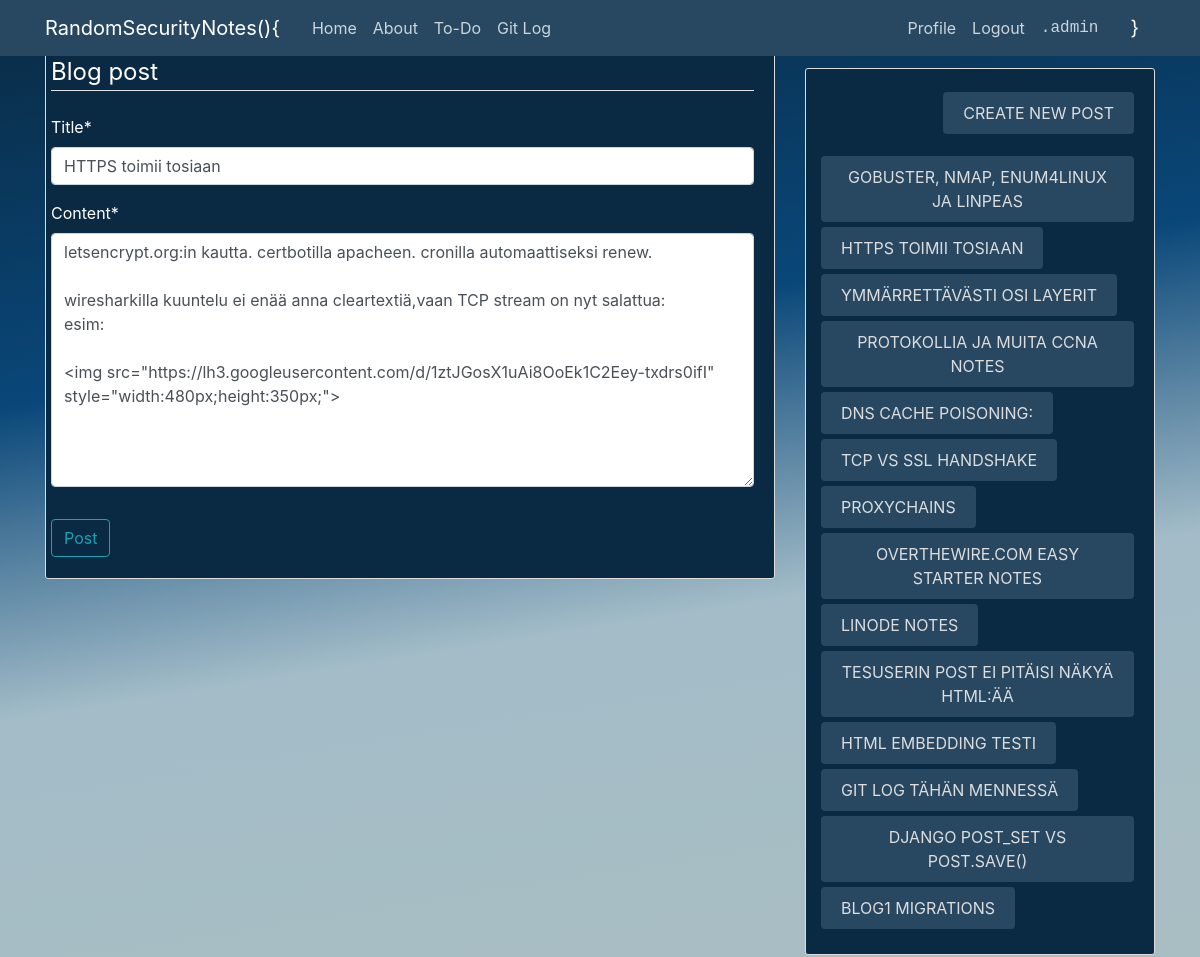
Page /post/44/update/ (signed in) on the committed database.
### blog/models.py (models this page shows, shortened)
class Post(models.Model):
	title = models.CharField(max_length=100)
	content = models.TextField()
	date_posted = models.DateTimeField(default=timezone.now)
	author = models.ForeignKey(User, on_delete=models.CASCADE)

### blog/views.py (the view, shortened to what this page needs)
# urls.py: path('post/<int:pk>/update/', PostUpdateView.as_view(), name='post-update'),
class PostUpdateView(LoginRequiredMixin, UserPassesTestMixin, UpdateView):
	model = Post
	fields = ['title', 'content']
	def test_func(self):
		post = self.get_object()
		if self.request.user == post.author:
			return True
		return False

### blog/templatetags/load_side.py (called while the page is built)
@register.simple_tag
def load_side_posts():
	return Post.objects.all()

### blog/templates/blog/post_form.html (shortened to what this page needs)
{% extends "blog/base.html" %}
{% load crispy_forms_tags %}
{% block content %}
	<div class="content-section">
		<form method="POST">
			<fieldset class="form-group">
				<legend class="border-bottom mb-4">Blog post</legend>
				{{ form|crispy }}
			</fieldset>
			<div class="form-group">
				<button class="btn btn-outline-info" type="submit">Post</button>
			</div>
		</form>
	</div>
{% endblock content %}

### blog/templates/blog/base.html (shortened to what this page needs)
{% load static %}
<!DOCTYPE html>
<html>
<head>
    <link rel="stylesheet" href="https://cdn.jsdelivr.net/npm/bootstrap@4.5.3/dist/css/bootstrap.min.css">
    <link rel="stylesheet" type="text/css" href="{% static 'blog/main.css' %}">
</head>
<body>
	<header class="site-header">
	  <nav class="navbar navbar-expand-lg navbar-dark bg-steel fixed-top">
	    <div class="container">
	      <a class="navbar-brand mr-4" href="{% url 'blog-home' %}">RandomSecurityNotes(){</a>
	      <div class="collapse navbar-collapse" id="navbarToggle">
	        <div class="navbar-nav mr-auto align-text-bottom">
	          <a class="nav-item nav-link" href="{% url 'blog-home' %}">Home</a>
	          <a class="nav-item nav-link" href="{% url 'blog-about' %}">About</a>
		  	  <a class="nav-item nav-link" href="{% url 'blog-to-do' %}">To-Do</a>
		  	  <a class="nav-item nav-link" href="{% url 'blog-gitlog' %}">Git Log</a>
	        </div>
	        <div class="navbar-nav">
	          {% if user.is_authenticated %}
	          	<a class="nav-item nav-link" href="{% url 'profile' %}">Profile</a>
	          	<a class="nav-item nav-link" href="{% url 'logout' %}">Logout</a>
	          	<a class="nav-item nav-link text-monospace" href="{% url 'admin' %}">.admin</a>
	          {% else %}
		        <a class="nav-item nav-link" href="{% url 'login' %}">Login</a>
		        <a class="nav-item nav-link" href="{% url 'register' %}">Register</a>
		        <a class="nav-item nav-link text-monospace" href="{% url 'admin' %}">.admin</a>
		      {% endif %}
	        </div>
	        <div class="navbar-brand ml-4" href="#"> }</div>
	      </div>
	    </div>
	  </nav>
	</header>
	<main role="main" class="container ">
	  <div class="row bigDiv">
	    <div class="col-md-8">
	      {% block content %}{% endblock %}
	    </div>
	    {% if request.get_full_path != "/about/" and request.get_full_path != "/login/" and request.get_full_path != "/register/" %}
		    <div class="col-md-4">
		      <div class="content-section sivupalkki">
		          <a class="btn btn-secondary newPostButt btnSlide" href="{% url 'post-create' %}">CREATE NEW POST</a>
		          <br><br>
		          	{% load load_side %}
		          	{% load_side_posts as posts_nopag %}
		          	{% for post in posts_nopag reversed %}
					    <small><a class="btn btn-secondary mb-1 PostButt btnSlide" href="{% url 'post-detail' post.id %}">{{ post.title }}</a></small><br>
					{% endfor %}
		      </div>
		    </div>
	    {% endif %}
	  </div>
	</main>
</body>
</html>

### static/blog/main.css (style rules this page uses)
body { background: linear-gradient(171deg, rgba(10,42,67,1) 0%, rgba(9,71,121,1) 35%, rgba(163,188,200,1) 62%, rgba(169,190,194,1) 100%); background-attachment: fixed; color: #fff; margin-top: 3rem; }
.btnSlide { border: none; text-transform: uppercase; outline: none; overflow: hidden; position: relative; color: #fff; background-color: #0a2a43; padding: 9px 20px; margin: 1px auto; }
.btnSlide::after { content: ""; position: absolute; left: 0; top: 0; height: 490%; width: 300%; background: rgba(255,255,255,0.2); -webkit-transition: all .5s ease-in-out; transition: all .5s ease-in-out; -webkit-transform: translateX(-90%) translateY(-25%) rotate(45deg); transform: translateX(-90%) translateY(-25%) rotate(45deg); }
.sivupalkki { margin-top: 20px; }
.newPostButt { margin-left:10px; margin-top: 18px; margin-bottom: 21px; float: right; color: #dddddd; background-color: #284861; }
.PostButt { margin-left:10px; color: #dddddd; background-color: #284861; }
.bigDiv { height: 100%; }
.bg-steel { background-color: #284861; z-index: 10001; }
.site-header .navbar-nav .nav-link { color: #cbd5db; }
.content-section { background: #0a2a43; padding: 5px 5px; border: 1px solid #dddddd; border-radius: 3px; margin-bottom: 20px; padding-right: 20px; }

### rows in the picture
Post: title "HTTPS toimii tosiaan", content "letsencrypt.org:in kautta. certbotilla apacheen. cronilla automaattiseksi renew. wiresharkilla kuuntelu ei enää anna cleartextiä,vaan TCP stream on nyt salattua: esim: <img src=\"https://lh3.googleusercontent.com/d/1ztJGosX1uAi8OoEk1C2Eey-txdrs0ifI\" style=\"width:480px;height:350px;\">", title "HTTPS TOIMII TOSIAAN"
Post: title "GOBUSTER, NMAP, ENUM4LINUX JA LINPEAS"
Post: title "YMMÄRRETTÄVÄSTI OSI LAYERIT"
Post: title "PROTOKOLLIA JA MUITA CCNA NOTES"
Post: title "DNS CACHE POISONING:"
Post: title "TCP VS SSL HANDSHAKE"
Post: title "PROXYCHAINS"
Post: title "OVERTHEWIRE.COM EASY STARTER NOTES"
Post: title "LINODE NOTES"
Post: title "TESUSERIN POST EI PITÄISI NÄKYÄ HTML:ÄÄ"
Post: title "HTML EMBEDDING TESTI"
Post: title "GIT LOG TÄHÄN MENNESSÄ"
Post: title "DJANGO POST_SET VS POST.SAVE()"
Post: title "BLOG1 MIGRATIONS"
